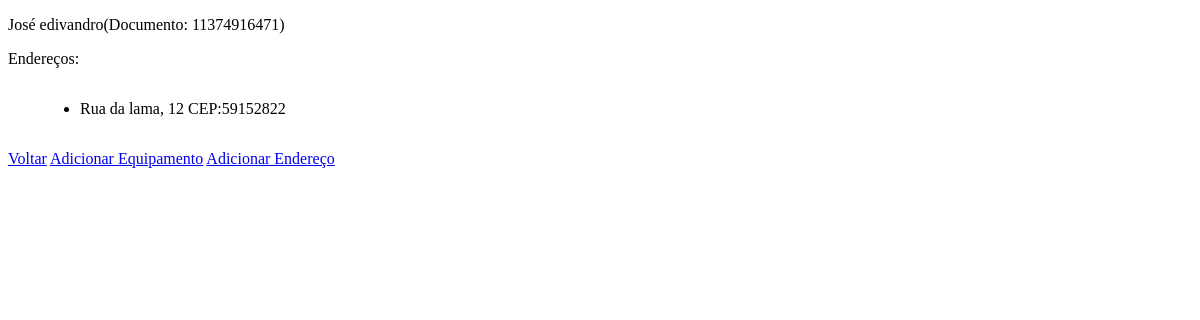
Page /clientes/1/ on the committed database.
### clientes/models.py (models this page shows)
class Cliente(BaseModel):
    id = models.AutoField(primary_key=True, editable=False, unique=True)
    nome = models.CharField(max_length=255, blank=False, null=False)
    documento = models.CharField(max_length=50, blank=False, null=False, unique=True)
    email = models.EmailField(max_length=50, blank=False, null=False, unique=True)
    telefone_fixo = models.CharField(max_length=20, blank=True, null=True)
    celular = models.CharField(max_length=20)
    def __str__(self):
        return f'{self.nome.capitalize()}(Documento: {self.documento})'

class Endereco(BaseModel):
    id = models.AutoField(primary_key=True, editable=False, unique=True)
    logradouro = models.CharField(max_length=255)
    numero = models.CharField(max_length=10)
    complemento = models.CharField(max_length=255, null=True, blank=True)
    cidade = models.CharField(max_length=50)
    estado = models.CharField(max_length=2)
    cep = models.CharField(max_length=10)
    cliente = models.ForeignKey('Cliente', on_delete=models.CASCADE)
    def __str__(self):
        return f'{self.logradouro}, {self.numero} CEP:{self.cep}'
    class Meta:
        constraints = [
            models.UniqueConstraint(fields=['cliente', 'cep', 'numero'], name='unique address for cliente')
        ]

### clientes/views.py (the view)
# urls.py: path("<int:pk>/", views.DetailView.as_view(), name="detail"),
class DetailView(generic.DetailView):
    model = Cliente
    template_name = "clientes/detail.html"

### clientes/models.py (called while the page is built)
    def __str__(self):
        return f'{self.nome} Nº Série: {self.numero_serie}'

### clientes/templates/clientes/detail.html (shortened to what this page needs)
<!DOCTYPE html>
<html>
     <head>
     </head>
     <body>
          {% if cliente %}
          <p>{{cliente}}</p>
          <p>Endereços:</p>
          <ul class="cliente-list">
               {% for endereco in cliente.endereco_set.all %}
                    <li class="endereco-{{endereco.id}}">{{endereco}}
                    </li>
               {% endfor %}
          </ul>
          <a href="{% url 'clientes:list' %}">Voltar</a>
          <a href="{% url 'clientes:equipamento-form' cliente.id %}">Adicionar Equipamento</a>
          <a href="{% url 'clientes:endereco-form' cliente.id %}">Adicionar Endereço</a>
       {% endif %}
     </body>
</html>

### rows in the picture
Cliente: nome+documento "José edivandro(Documento: 11374916471)"
Endereco: logradouro+numero+cep "Rua da lama, 12 CEP:59152822"
